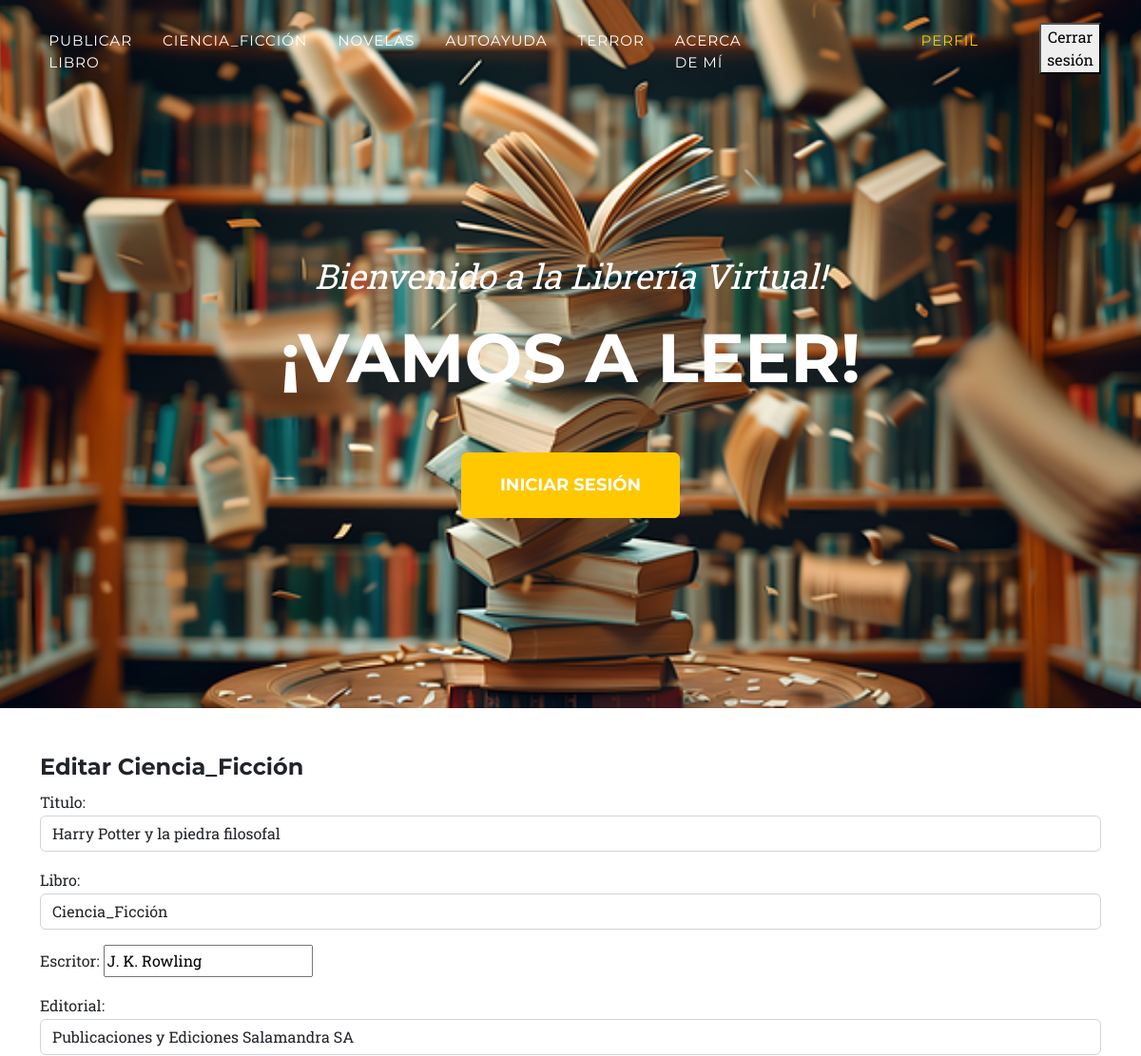
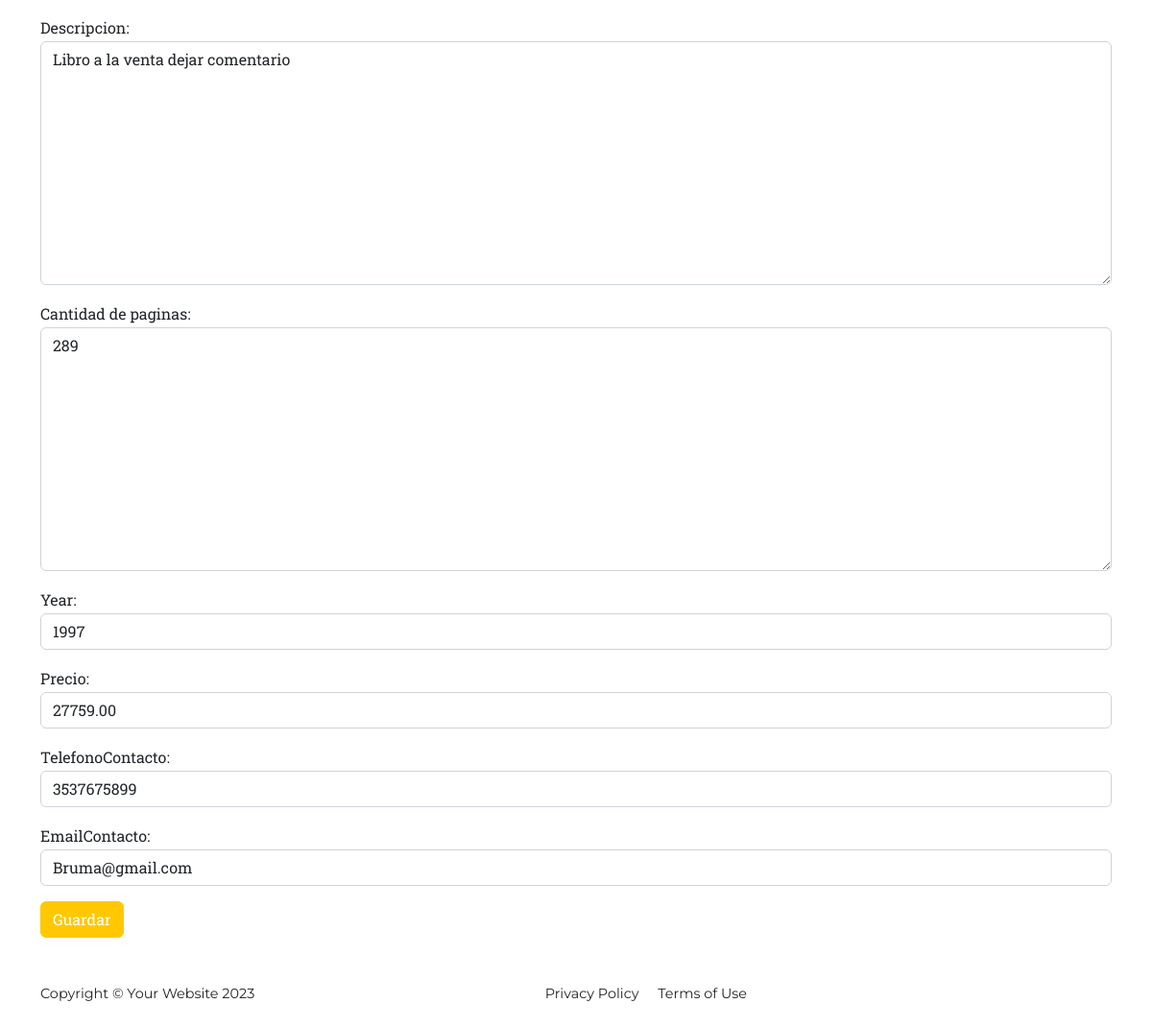
The page /Ciencia_ficciónEdicion/1/ (signed in) on the database its author committed (2 pictures, top to bottom).
### AppLibros/models.py (models this page shows, shortened)
class Libro(models.Model):
    libroSeleccion = (
    ('ciencia_ficción','Ciencia_Ficción'),
    ('novelas', 'Novelas'),
    ('autoayuda','Autoayuda'),
    ('terror','Terror'),
    ('otro','Otro'),
    )
    usuario = models.ForeignKey(User, on_delete=models.CASCADE, null=True, blank=True)
    titulo = models.CharField(max_length=200)
    libro = models.CharField(max_length=15, choices=libroSeleccion, default='autoayuda')
    escritor = models.CharField(max_length=40)
    editorial = models.CharField(max_length=40)
    descripcion = models.TextField(null=True, blank=True)
    cantidad_de_paginas= models.IntegerField()
    year = models.IntegerField()
    precio = models.DecimalField(max_digits=10, decimal_places=2)
    fechaPublicacion = models.DateTimeField(auto_now_add=True)
    telefonoContacto = models.IntegerField()
    emailContacto = models.EmailField()
    imagenLibro = models.ImageField(null=True, blank=True, upload_to="imagenes/")
    class Meta:
        ordering = ['usuario', '-fechaPublicacion']

### AppLibros/forms.py
class ActualizacionLibro(forms.ModelForm):
    class Meta:
        model = Libro
        fields = ('usuario','titulo', 'libro', 'escritor', 'editorial', 'descripcion', 'cantidad_de_paginas','year', 'precio', 'telefonoContacto', 'emailContacto')
        widgets = {
            'usuario': forms.TextInput(attrs={'class': 'form-control', 'value': '', 'id':'usuario_id', 'type':'hidden'}),
            'titulo' : forms.TextInput(attrs={'class': 'form-control'}),
            'libro' : forms.Select(attrs={'class': 'form-control'}),
            'ecritor' : forms.TextInput(attrs={'class': 'form-control'}),
            'editorial' : forms.TextInput(attrs={'class': 'form-control'}),
            'descripcion' : forms.Textarea(attrs={'class': 'form-control'}),
            'cantidad_de_paginas' : forms.Textarea(attrs={'class': 'form-control'}),
            'year' : forms.TextInput(attrs={'class': 'form-control'}),
            'precio' : forms.TextInput(attrs={'class': 'form-control'}),
            'telefonoContacto' : forms.TextInput(attrs={'class': 'form-control'}),
            'emailContacto' : forms.TextInput(attrs={'class': 'form-control'}),
        }

### AppLibros/templates/Ciencia_ficciónEdicion.html
{% extends 'home.html' %}
{% block main %}
<br>
<br>
{% if user.id == ciencia_ficción.usuario.id %}
<div class="container">
    <h4>Editar Ciencia_Ficción</h4>
</div>
<div class="container">
    <div class="form-group">
        <form method="post" enctype="multipart/form-data">{% csrf_token %}
            {{ form.as_p }}
            <button type="submit" class="btn btn-primary">Guardar</button>
        </form>
    </div>
</div>
<br>
{% else %}
<div class="container">
<h4>No tienes acceso a esta pagina!</h4>
</div>
{% endif %}
{% endblock main %}

### rows shown on the page
Libro: titulo "Harry Potter y la piedra filosofal", libro "Ciencia_Ficción", escritor "J. K. Rowling", editorial "Publicaciones y Ediciones Salamandra SA", descripcion "Libro a la venta dejar comentario", cantidad_de_paginas "289", year "1997", precio "27759.00", telefonoContacto "3537675899", emailContacto "Bruma@gmail.com"
